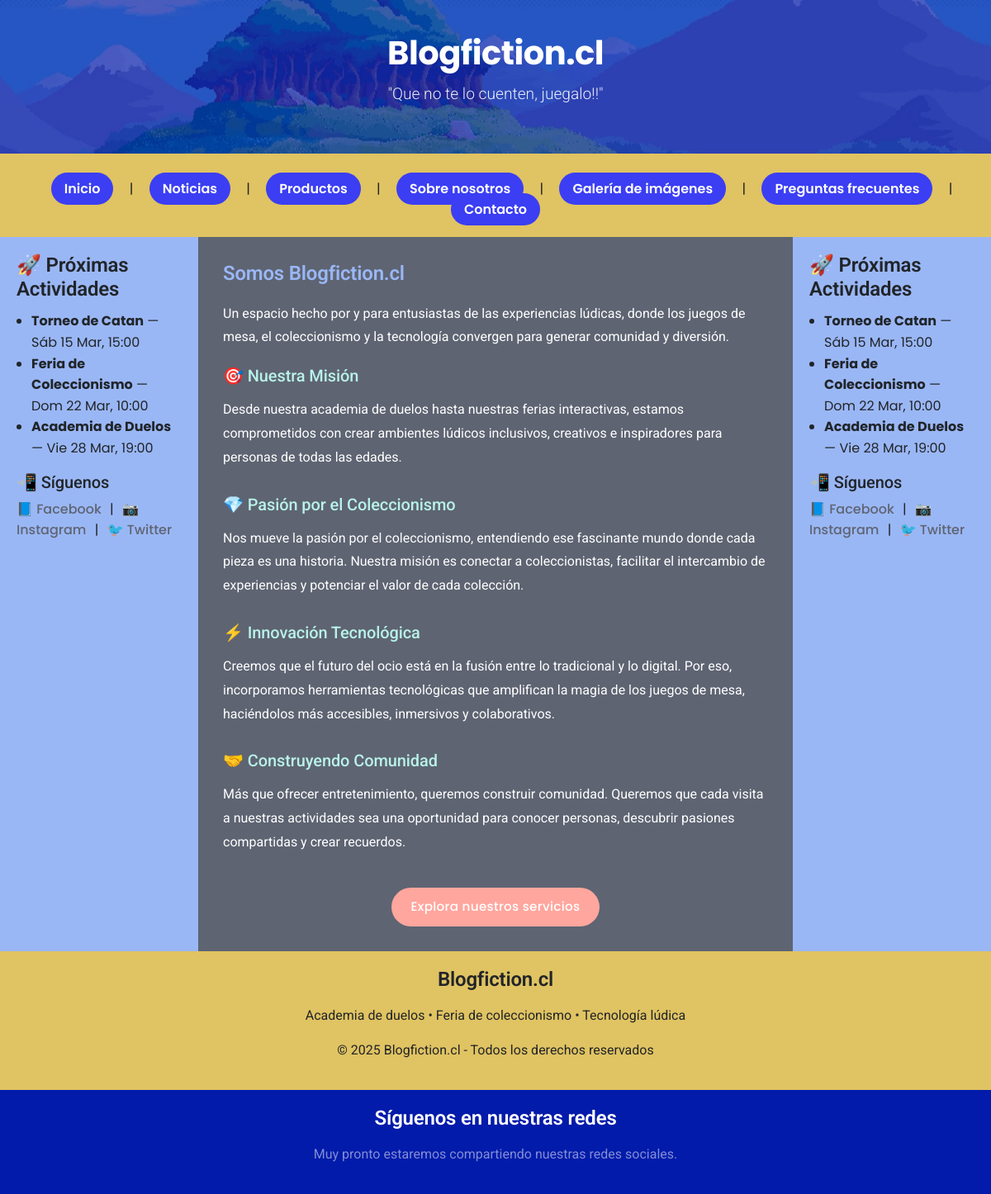
Page /about/ on the earlier database version.
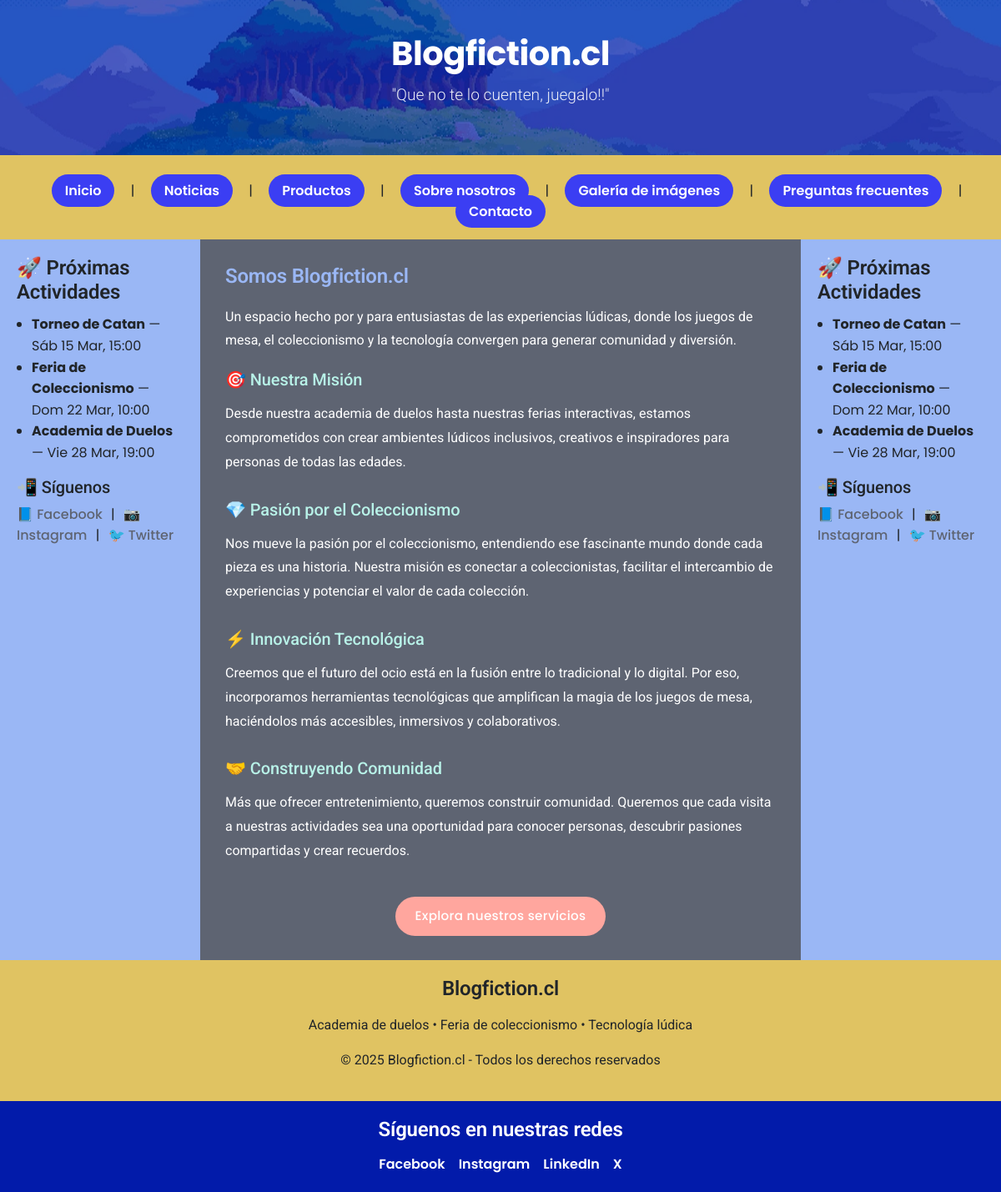
Same page on the later database version.
### redes/models.py (models this page shows, shortened)
class LinkRed(models.Model):
    key=models.SlugField(verbose_name="Nombre Clave",
                         max_length=100,unique=True)
    name=models.CharField(max_length=50,
                          verbose_name="N.Red")
    url=models.URLField(verbose_name="Enlace",
                        max_length=200,null=True,blank=True)
    created = models.DateTimeField(auto_now_add=True,
        verbose_name="Fecha de creación")
    updated=models.DateTimeField(auto_now=True,
                                 verbose_name="Fecha de edición")
    class Meta:
        verbose_name="enlace"
        verbose_name_plural="enlaces"

### core/views.py (the view)
# urls.py: path("about/", views.about, name="about"),
def about(request):
    return render(request,"core/about.html")

### core/context_processors.py (called while the page is built)
def banner_context(request):
    current_path = request.path
    banner_mapping = {
        '/': 'banner1.jpg',           # Página principal
        '/noticias/': 'banner2.png',  # Noticias
        '/about/': 'banner3.webp',   # Sobre nosotros
        '/gallery/': 'banner4.jpg',  # Galería
        '/faqs/': 'banner5.jpg',     # FAQs
    }
    banner_image = banner_mapping.get(current_path, 'banner1.jpg')
    banner_url = f"{settings.MEDIA_URL}{banner_image}"
    return {
        'banner_image': banner_url,
        'current_section': current_path,
    }

### redes/processors.py (called while the page is built)
def social_links(request):
    links = LinkRed.objects.filter(url__isnull=False).order_by('name')
    return {
        "footer_social_links": links,  # variable disponible en todos los templates
    }

### core/templates/core/about.html
{% extends 'core/base.html' %}
{% block content %}
<h3>Somos Blogfiction.cl</h3>
<p>Un espacio hecho por y para entusiastas de las experiencias lúdicas, donde los juegos de mesa, el coleccionismo y la tecnología convergen para generar comunidad y diversión.</p>
<div style="margin-bottom: 30px;">
    <h4 style="color: #B8F2E8; margin-bottom: 15px;">🎯 Nuestra Misión</h4>
    <p>Desde nuestra academia de duelos hasta nuestras ferias interactivas, estamos comprometidos con crear ambientes lúdicos inclusivos, creativos e inspiradores para personas de todas las edades.</p>
</div>
<div style="margin-bottom: 30px;">
    <h4 style="color: #B8F2E8; margin-bottom: 15px;">💎 Pasión por el Coleccionismo</h4>
    <p>Nos mueve la pasión por el coleccionismo, entendiendo ese fascinante mundo donde cada pieza es una historia. Nuestra misión es conectar a coleccionistas, facilitar el intercambio de experiencias y potenciar el valor de cada colección.</p>
</div>
<div style="margin-bottom: 30px;">
    <h4 style="color: #B8F2E8; margin-bottom: 15px;">⚡ Innovación Tecnológica</h4>
    <p>Creemos que el futuro del ocio está en la fusión entre lo tradicional y lo digital. Por eso, incorporamos herramientas tecnológicas que amplifican la magia de los juegos de mesa, haciéndolos más accesibles, inmersivos y colaborativos.</p>
</div>
<div style="margin-bottom: 30px;">
    <h4 style="color: #B8F2E8; margin-bottom: 15px;">🤝 Construyendo Comunidad</h4>
    <p>Más que ofrecer entretenimiento, queremos construir comunidad. Queremos que cada visita a nuestras actividades sea una oportunidad para conocer personas, descubrir pasiones compartidas y crear recuerdos.</p>
</div>
<div style="text-align: center; margin-top: 40px;">
    <a href="/" class="btn" style="background: #FFA69E; color: white;">Explora nuestros servicios</a>
</div>
{% endblock %}

### core/templates/core/base.html (shortened to what this page needs)
<!DOCTYPE html>
<html lang="en">
<head>
    <link href="https://cdn.jsdelivr.net/npm/bootstrap@5.3.7/dist/css/bootstrap.min.css" rel="stylesheet">
</head>
<body>
    <div class="layout-grid">
        <div id="banner">
            <h1>Blogfiction.cl</h1>
            <p>"Que no te lo cuenten, juegalo!!"</p>
        </div>
        <div id="navbar">
            <nav>
                <a href="{% url 'core:home' %}">Inicio</a> |
                <a href="/noticias/">Noticias</a> |
                <a href="{% url 'venta:blog' %}">Productos</a> |
                <a href="{% url 'core:about' %}">Sobre nosotros</a> |
                <a href="{% url 'core:gallery' %}">Galería de imágenes</a> |
                <a href="{% url 'core:faqs' %}">Preguntas frecuentes</a> |
                <a href="{% url 'contact' %}">Contacto</a>
            </nav>
        </div>
        <div id="ads1">
            {% block ads1 %}
            {% include 'core/includes/ads_info.html' %}
            {% endblock %}
        </div>
        <div id="contest">
            {% block content %}{% endblock %}
        </div>
        <div id="ads2">
            {% block ads2 %}
            {% include 'core/includes/ads_info.html' %}
            {% endblock %}
        </div>
        <div id="footer">
            <h3>Blogfiction.cl</h3>
            <p>Academia de duelos • Feria de coleccionismo • Tecnología lúdica</p>
            <p>© 2025 Blogfiction.cl - Todos los derechos reservados</p>
        </div>
        <div id="rrss">
            <h3>Síguenos en nuestras redes</h3>
            {% if footer_social_links %}
                <div class="d-flex flex-wrap justify-content-center gap-3">
                    {% for link in footer_social_links %}
                        <a href="{{ link.url }}" target="_blank" rel="noopener" class="text-white fw-semibold text-decoration-none">
                            {{ link.name }}
                        </a>
                    {% endfor %}
                </div>
            {% else %}
                <p class="text-white-50">Muy pronto estaremos compartiendo nuestras redes sociales.</p>
            {% endif %}
        </div>
    </div>
</body>
</html>

Differences in the rows shown:
added LinkRed: name "Facebook"
added LinkRed: name "Instagram"
added LinkRed: name "LinkedIn"
added LinkRed: name "X"
Other differences:
text no longer shown: "Muy pronto estaremos compartiendo nuestras redes sociales."
